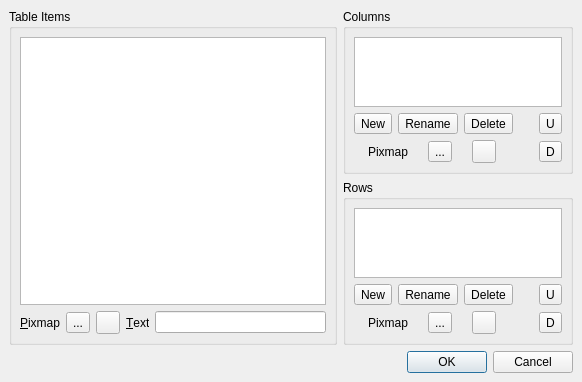
<ui version="4.0" >
 <comment>*********************************************************************
**
** Copyright (C) 1992-2008 Trolltech ASA. All rights reserved.
**
** This file is part of the Qt Designer of the Qt Toolkit.
**
** This file may be used under the terms of the GNU General Public
** License versions 2.0 or 3.0 as published by the Free Software
** Foundation and appearing in the files LICENSE.GPL2 and LICENSE.GPL3
** included in the packaging of this file.  Alternatively you may (at
** your option) use any later version of the GNU General Public
** License if such license has been publicly approved by Trolltech ASA
** (or its successors, if any) and the KDE Free Qt Foundation. In
** addition, as a special exception, Trolltech gives you certain
** additional rights. These rights are described in the Trolltech GPL
** Exception version 1.2, which can be found at
** http://www.trolltech.com/products/qt/gplexception/ and in the file
** GPL_EXCEPTION.txt in this package.
**
** Please review the following information to ensure GNU General
** Public Licensing requirements will be met:
** http://trolltech.com/products/qt/licenses/licensing/opensource/. If
** you are unsure which license is appropriate for your use, please
** review the following information:
** http://trolltech.com/products/qt/licenses/licensing/licensingoverview
** or contact the sales department at sales@trolltech.com.
**
** In addition, as a special exception, Trolltech, as the sole
** copyright holder for Qt Designer, grants users of the Qt/Eclipse
** Integration plug-in the right for the Qt/Eclipse Integration to
** link to functionality provided by Qt Designer and its related
** libraries.
**
** This file is provided "AS IS" with NO WARRANTY OF ANY KIND,
** INCLUDING THE WARRANTIES OF DESIGN, MERCHANTABILITY AND FITNESS FOR
** A PARTICULAR PURPOSE. Trolltech reserves all rights not expressly
** granted herein.
**
** This file is provided AS IS with NO WARRANTY OF ANY KIND, INCLUDING THE
** WARRANTY OF DESIGN, MERCHANTABILITY AND FITNESS FOR A PARTICULAR PURPOSE.
**
*********************************************************************</comment>
 <class>qdesigner_internal::TableWidgetEditor</class>
 <widget class="QDialog" name="qdesigner_internal::TableWidgetEditor" >
  <property name="geometry" >
   <rect>
    <x>0</x>
    <y>0</y>
    <width>582</width>
    <height>366</height>
   </rect>
  </property>
  <property name="windowTitle" >
   <string>Edit Table Widget</string>
  </property>
  <layout class="QGridLayout" >
   <property name="margin" >
    <number>9</number>
   </property>
   <property name="spacing" >
    <number>6</number>
   </property>
   <item row="2" column="0" colspan="2" >
    <widget class="QDialogButtonBox" name="buttonBox" >
     <property name="orientation" >
      <enum>Qt::Horizontal</enum>
     </property>
     <property name="standardButtons" >
      <set>QDialogButtonBox::Cancel|QDialogButtonBox::NoButton|QDialogButtonBox::Ok</set>
     </property>
    </widget>
   </item>
   <item row="1" column="1" >
    <widget class="QGroupBox" name="rowsBox" >
     <property name="title" >
      <string>Rows</string>
     </property>
     <layout class="QGridLayout" >
      <property name="margin" >
       <number>8</number>
      </property>
      <property name="spacing" >
       <number>6</number>
      </property>
      <item row="2" column="1" >
       <widget class="QToolButton" name="moveRowDownButton" >
        <property name="toolTip" >
         <string>Move Row Down</string>
        </property>
        <property name="text" >
         <string>D</string>
        </property>
       </widget>
      </item>
      <item row="1" column="1" >
       <widget class="QToolButton" name="moveRowUpButton" >
        <property name="toolTip" >
         <string>Move Row Up</string>
        </property>
        <property name="text" >
         <string>U</string>
        </property>
       </widget>
      </item>
      <item row="0" column="0" colspan="2" >
       <widget class="QListWidget" name="rowsListWidget" >
        <property name="sizePolicy" >
         <sizepolicy>
          <hsizetype>13</hsizetype>
          <vsizetype>7</vsizetype>
          <horstretch>0</horstretch>
          <verstretch>0</verstretch>
         </sizepolicy>
        </property>
        <property name="focusPolicy" >
         <enum>Qt::TabFocus</enum>
        </property>
        <property name="toolTip" >
         <string>Table Rows</string>
        </property>
       </widget>
      </item>
      <item row="1" column="0" >
       <layout class="QHBoxLayout" >
        <property name="margin" >
         <number>0</number>
        </property>
        <property name="spacing" >
         <number>6</number>
        </property>
        <item>
         <widget class="QToolButton" name="newRowButton" >
          <property name="toolTip" >
           <string>New Row</string>
          </property>
          <property name="text" >
           <string>New</string>
          </property>
         </widget>
        </item>
        <item>
         <widget class="QToolButton" name="renameRowButton" >
          <property name="toolTip" >
           <string>Rename Row</string>
          </property>
          <property name="text" >
           <string>Rename</string>
          </property>
         </widget>
        </item>
        <item>
         <widget class="QToolButton" name="deleteRowButton" >
          <property name="toolTip" >
           <string>Delete Row</string>
          </property>
          <property name="text" >
           <string>Delete</string>
          </property>
         </widget>
        </item>
        <item>
         <spacer>
          <property name="orientation" >
           <enum>Qt::Horizontal</enum>
          </property>
          <property name="sizeType" >
           <enum>QSizePolicy::Ignored</enum>
          </property>
          <property name="sizeHint" >
           <size>
            <width>20</width>
            <height>10</height>
           </size>
          </property>
         </spacer>
        </item>
       </layout>
      </item>
      <item row="2" column="0" >
       <layout class="QHBoxLayout" >
        <property name="margin" >
         <number>0</number>
        </property>
        <property name="spacing" >
         <number>6</number>
        </property>
        <item>
         <widget class="QLabel" name="pixmapRowLabel" >
          <property name="sizePolicy" >
           <sizepolicy>
            <hsizetype>0</hsizetype>
            <vsizetype>5</vsizetype>
            <horstretch>0</horstretch>
            <verstretch>0</verstretch>
           </sizepolicy>
          </property>
          <property name="text" >
           <string>Pixmap</string>
          </property>
         </widget>
        </item>
        <item>
         <widget class="QToolButton" name="previewPixmapRowButton" >
          <property name="toolTip" >
           <string>Set Row Pixmap</string>
          </property>
          <property name="text" >
           <string>...</string>
          </property>
         </widget>
        </item>
        <item>
         <widget class="QToolButton" name="deletePixmapRowButton" >
          <property name="toolTip" >
           <string>Reset Row Pixmap</string>
          </property>
          <property name="text" >
           <string/>
          </property>
         </widget>
        </item>
        <item>
         <spacer>
          <property name="orientation" >
           <enum>Qt::Horizontal</enum>
          </property>
          <property name="sizeType" >
           <enum>QSizePolicy::Ignored</enum>
          </property>
          <property name="sizeHint" >
           <size>
            <width>20</width>
            <height>10</height>
           </size>
          </property>
         </spacer>
        </item>
       </layout>
      </item>
     </layout>
    </widget>
   </item>
   <item rowspan="2" row="0" column="0" >
    <widget class="QGroupBox" name="itemsBox" >
     <property name="title" >
      <string>Table Items</string>
     </property>
     <layout class="QGridLayout" >
      <property name="margin" >
       <number>8</number>
      </property>
      <property name="spacing" >
       <number>6</number>
      </property>
      <item row="1" column="3" >
       <widget class="QLabel" name="textLabel" >
        <property name="sizePolicy" >
         <sizepolicy>
          <hsizetype>0</hsizetype>
          <vsizetype>5</vsizetype>
          <horstretch>0</horstretch>
          <verstretch>0</verstretch>
         </sizepolicy>
        </property>
        <property name="text" >
         <string>&amp;Text</string>
        </property>
        <property name="buddy" >
         <cstring>itemTextLineEdit</cstring>
        </property>
       </widget>
      </item>
      <item row="1" column="4" >
       <widget class="QLineEdit" name="itemTextLineEdit" >
        <property name="sizePolicy" >
         <sizepolicy>
          <hsizetype>7</hsizetype>
          <vsizetype>4</vsizetype>
          <horstretch>0</horstretch>
          <verstretch>0</verstretch>
         </sizepolicy>
        </property>
        <property name="toolTip" >
         <string>Set Item Text</string>
        </property>
       </widget>
      </item>
      <item row="1" column="2" >
       <widget class="QToolButton" name="deletePixmapItemButton" >
        <property name="toolTip" >
         <string>Reset Item Pixmap</string>
        </property>
        <property name="text" >
         <string/>
        </property>
       </widget>
      </item>
      <item row="1" column="1" >
       <widget class="QToolButton" name="previewPixmapItemButton" >
        <property name="toolTip" >
         <string>Set Item Pixmap</string>
        </property>
        <property name="text" >
         <string>...</string>
        </property>
       </widget>
      </item>
      <item row="1" column="0" >
       <widget class="QLabel" name="pixmapLabel" >
        <property name="sizePolicy" >
         <sizepolicy>
          <hsizetype>0</hsizetype>
          <vsizetype>5</vsizetype>
          <horstretch>0</horstretch>
          <verstretch>0</verstretch>
         </sizepolicy>
        </property>
        <property name="text" >
         <string>&amp;Pixmap</string>
        </property>
        <property name="buddy" >
         <cstring>previewPixmapItemButton</cstring>
        </property>
       </widget>
      </item>
      <item row="0" column="0" colspan="5" >
       <widget class="QTableWidget" name="tableWidget" >
        <property name="toolTip" >
         <string>Table Items</string>
        </property>
       </widget>
      </item>
     </layout>
    </widget>
   </item>
   <item row="0" column="1" >
    <widget class="QGroupBox" name="columnsBox" >
     <property name="title" >
      <string>Columns</string>
     </property>
     <layout class="QGridLayout" >
      <property name="margin" >
       <number>8</number>
      </property>
      <property name="spacing" >
       <number>6</number>
      </property>
      <item row="1" column="0" >
       <layout class="QHBoxLayout" >
        <property name="margin" >
         <number>0</number>
        </property>
        <property name="spacing" >
         <number>6</number>
        </property>
        <item>
         <widget class="QToolButton" name="newColumnButton" >
          <property name="toolTip" >
           <string>New Column</string>
          </property>
          <property name="text" >
           <string>New</string>
          </property>
         </widget>
        </item>
        <item>
         <widget class="QToolButton" name="renameColumnButton" >
          <property name="toolTip" >
           <string>Rename Column</string>
          </property>
          <property name="text" >
           <string>Rename</string>
          </property>
         </widget>
        </item>
        <item>
         <widget class="QToolButton" name="deleteColumnButton" >
          <property name="toolTip" >
           <string>Delete Column</string>
          </property>
          <property name="text" >
           <string>Delete</string>
          </property>
         </widget>
        </item>
        <item>
         <spacer>
          <property name="orientation" >
           <enum>Qt::Horizontal</enum>
          </property>
          <property name="sizeType" >
           <enum>QSizePolicy::Ignored</enum>
          </property>
          <property name="sizeHint" >
           <size>
            <width>20</width>
            <height>10</height>
           </size>
          </property>
         </spacer>
        </item>
       </layout>
      </item>
      <item row="1" column="1" >
       <widget class="QToolButton" name="moveColumnUpButton" >
        <property name="toolTip" >
         <string>Move Column Up</string>
        </property>
        <property name="text" >
         <string>U</string>
        </property>
       </widget>
      </item>
      <item row="2" column="1" >
       <widget class="QToolButton" name="moveColumnDownButton" >
        <property name="toolTip" >
         <string>Move Column Down</string>
        </property>
        <property name="text" >
         <string>D</string>
        </property>
       </widget>
      </item>
      <item row="0" column="0" colspan="2" >
       <widget class="QListWidget" name="columnsListWidget" >
        <property name="sizePolicy" >
         <sizepolicy>
          <hsizetype>13</hsizetype>
          <vsizetype>7</vsizetype>
          <horstretch>0</horstretch>
          <verstretch>0</verstretch>
         </sizepolicy>
        </property>
        <property name="focusPolicy" >
         <enum>Qt::TabFocus</enum>
        </property>
        <property name="toolTip" >
         <string>Table Columns</string>
        </property>
       </widget>
      </item>
      <item row="2" column="0" >
       <layout class="QHBoxLayout" >
        <property name="margin" >
         <number>0</number>
        </property>
        <property name="spacing" >
         <number>6</number>
        </property>
        <item>
         <widget class="QLabel" name="pixmapColumnLabel" >
          <property name="sizePolicy" >
           <sizepolicy>
            <hsizetype>0</hsizetype>
            <vsizetype>5</vsizetype>
            <horstretch>0</horstretch>
            <verstretch>0</verstretch>
           </sizepolicy>
          </property>
          <property name="text" >
           <string>Pixmap</string>
          </property>
         </widget>
        </item>
        <item>
         <widget class="QToolButton" name="previewPixmapColumnButton" >
          <property name="toolTip" >
           <string>Set Column Pixmap</string>
          </property>
          <property name="text" >
           <string>...</string>
          </property>
         </widget>
        </item>
        <item>
         <widget class="QToolButton" name="deletePixmapColumnButton" >
          <property name="toolTip" >
           <string>Reset Column Pixmap</string>
          </property>
          <property name="text" >
           <string/>
          </property>
         </widget>
        </item>
        <item>
         <spacer>
          <property name="orientation" >
           <enum>Qt::Horizontal</enum>
          </property>
          <property name="sizeType" >
           <enum>QSizePolicy::Ignored</enum>
          </property>
          <property name="sizeHint" >
           <size>
            <width>20</width>
            <height>10</height>
           </size>
          </property>
         </spacer>
        </item>
       </layout>
      </item>
     </layout>
    </widget>
   </item>
  </layout>
 </widget>
 <tabstops>
  <tabstop>tableWidget</tabstop>
  <tabstop>previewPixmapItemButton</tabstop>
  <tabstop>deletePixmapItemButton</tabstop>
  <tabstop>itemTextLineEdit</tabstop>
  <tabstop>columnsListWidget</tabstop>
  <tabstop>newColumnButton</tabstop>
  <tabstop>renameColumnButton</tabstop>
  <tabstop>deleteColumnButton</tabstop>
  <tabstop>moveColumnUpButton</tabstop>
  <tabstop>previewPixmapColumnButton</tabstop>
  <tabstop>deletePixmapColumnButton</tabstop>
  <tabstop>moveColumnDownButton</tabstop>
  <tabstop>rowsListWidget</tabstop>
  <tabstop>newRowButton</tabstop>
  <tabstop>renameRowButton</tabstop>
  <tabstop>deleteRowButton</tabstop>
  <tabstop>moveRowUpButton</tabstop>
  <tabstop>previewPixmapRowButton</tabstop>
  <tabstop>deletePixmapRowButton</tabstop>
  <tabstop>moveRowDownButton</tabstop>
 </tabstops>
 <resources/>
 <connections>
  <connection>
   <sender>buttonBox</sender>
   <signal>accepted()</signal>
   <receiver>qdesigner_internal::TableWidgetEditor</receiver>
   <slot>accept()</slot>
   <hints>
    <hint type="sourcelabel" >
     <x>431</x>
     <y>351</y>
    </hint>
    <hint type="destinationlabel" >
     <x>373</x>
     <y>362</y>
    </hint>
   </hints>
  </connection>
  <connection>
   <sender>buttonBox</sender>
   <signal>rejected()</signal>
   <receiver>qdesigner_internal::TableWidgetEditor</receiver>
   <slot>reject()</slot>
   <hints>
    <hint type="sourcelabel" >
     <x>547</x>
     <y>354</y>
    </hint>
    <hint type="destinationlabel" >
     <x>562</x>
     <y>362</y>
    </hint>
   </hints>
  </connection>
 </connections>
</ui>
